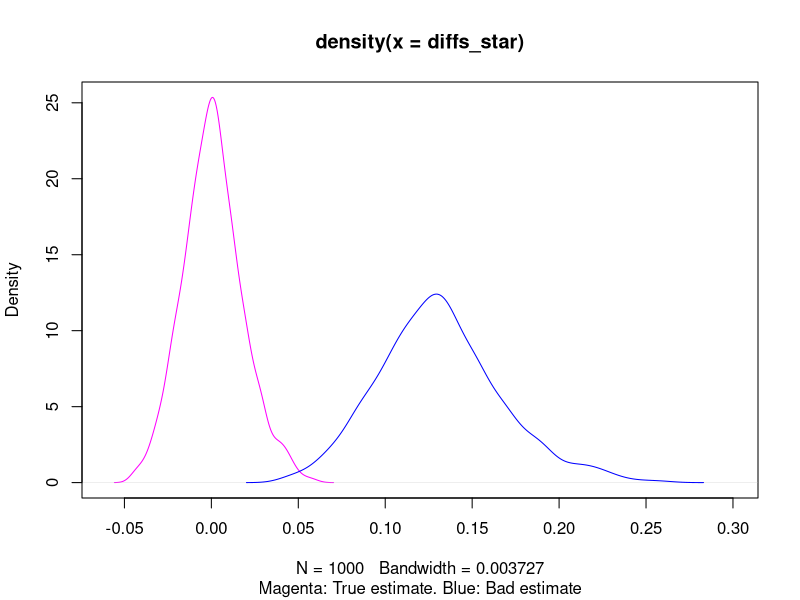
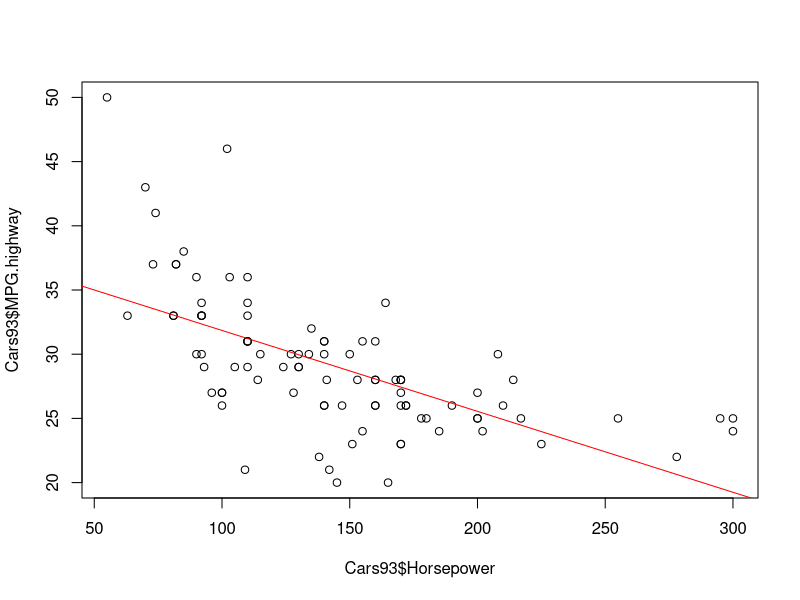
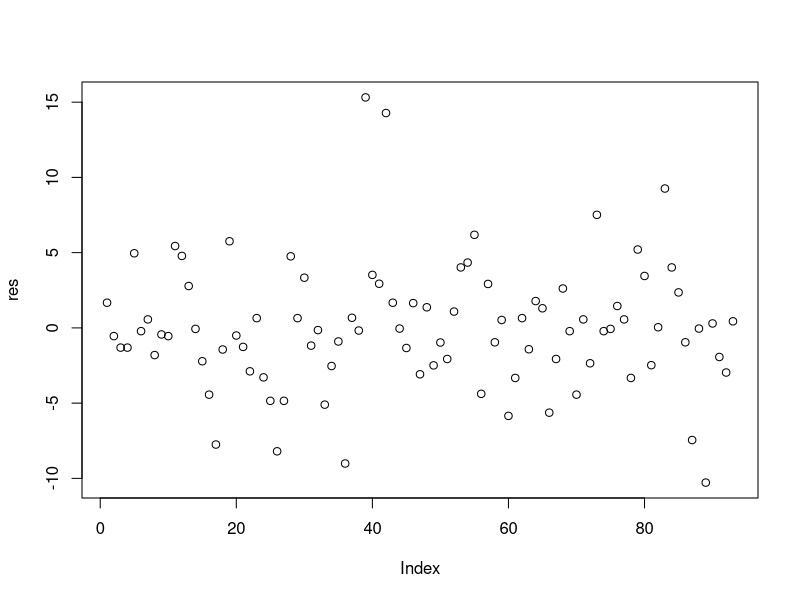

Source code (R) for these figures, in order:
## ---- chunk 1
n <- 200
estimate_p <- function(X) {
  return(length(X)/(length(X)+sum(X)))
}
p <- 0.3

diffs <- c()
diffs_star <- c()
for (i in 1:1000) {
  X <- rgeom(n, p)
  p_est <- 1/mean(X)
  p_est_star <- estimate_p(X)
  diff <- p_est - p
  diff_star <- p_est_star - p
  
  diffs <- c(diffs, diff)
  diffs_star <- c(diffs_star, diff_star)
}
plot(density(diffs_star), xlim=c(-0.06, 0.3), col="magenta", sub="Magenta: True estimate. Blue: Bad estimate")
lines(density(diffs), col="blue")
## ---- chunk 2
library(MASS)
fit <- lm(Cars93$MPG.highway ~ Cars93$Horsepower)
plot(Cars93$Horsepower, Cars93$MPG.highway)
abline(fit, col="red")
## ---- chunk 3
coeffs <- coefficients(fit)
estimate_mpg <- function(x) {
  return(coeffs[1] + coeffs[2]*x)
}
hp <- 255
cat("The estimated mileage for a car with", hp, "horsepower is", estimate_mpg(hp))
## ---- chunk 4
res <- resid(fit)
plot(res)
